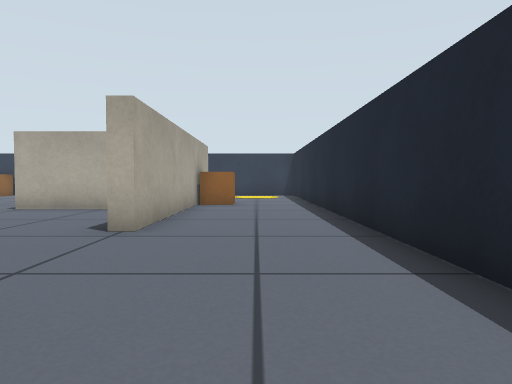
[1] (above)

24 first-person views from a walk through a world built for the Gazebo simulator. The camera is 0.39 m above the floor, tilts 2° down and sees 70° across. The floor is counted in squares, 0.5 m on a side. Each view is taken from the middle of a square. On the plan, view 1 faces up. The plan holds only what a view shows up to about 11 squares ahead; the rest is blank.

[2]
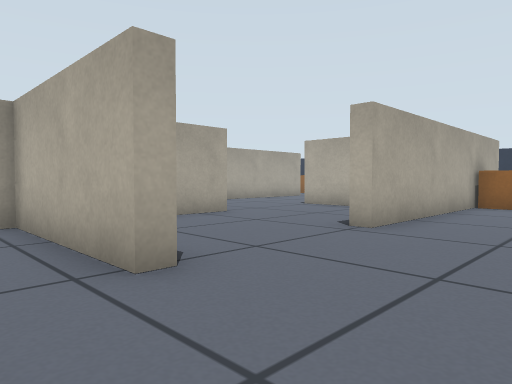

[3]
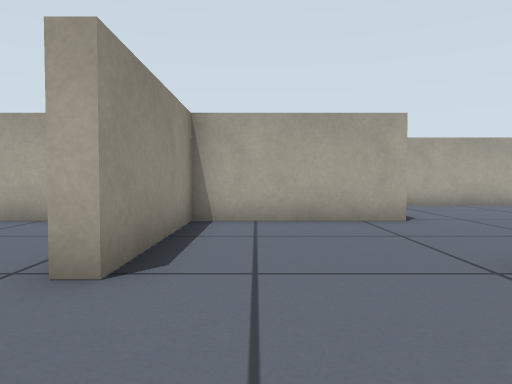

[4]
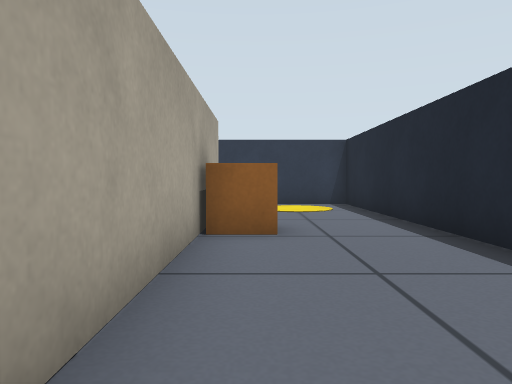

[5]
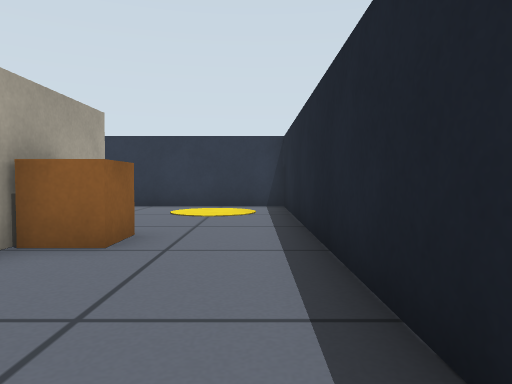

[6]
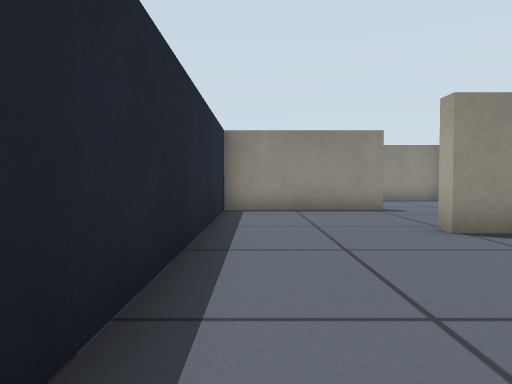

[7]
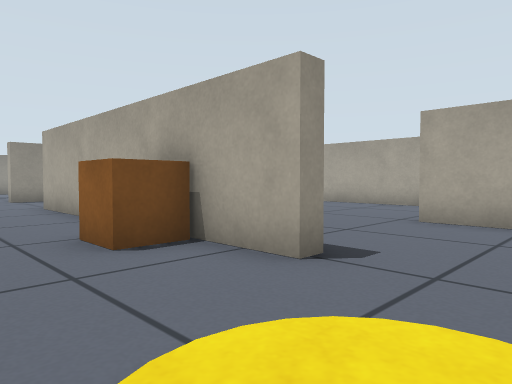

[8]
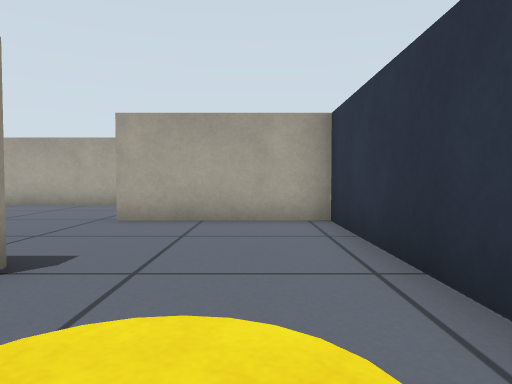

[9]
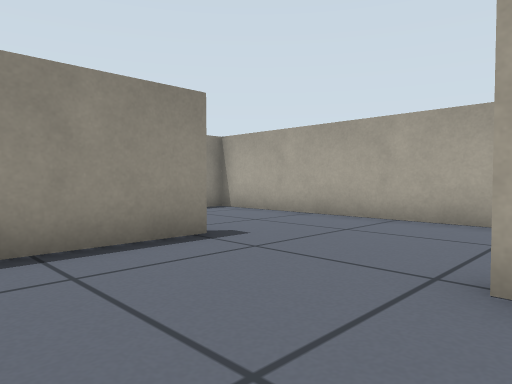

[10]
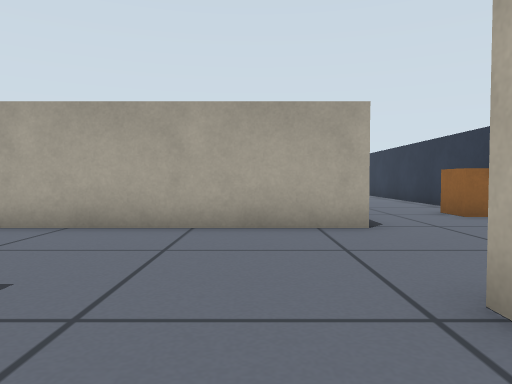

[11]
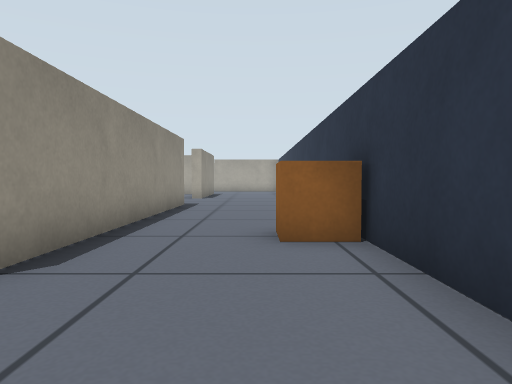

[12]
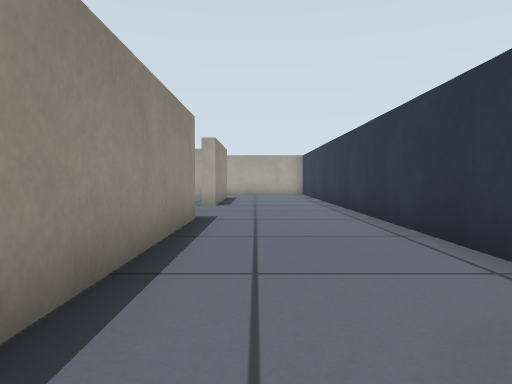

[13]
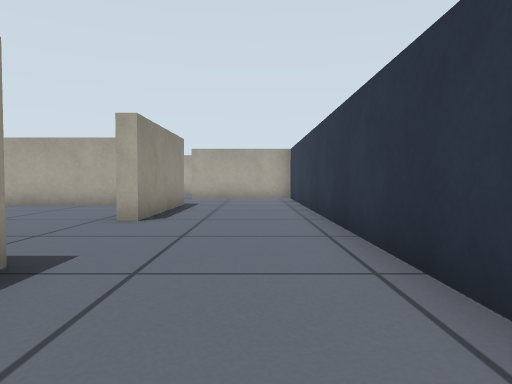

[14]
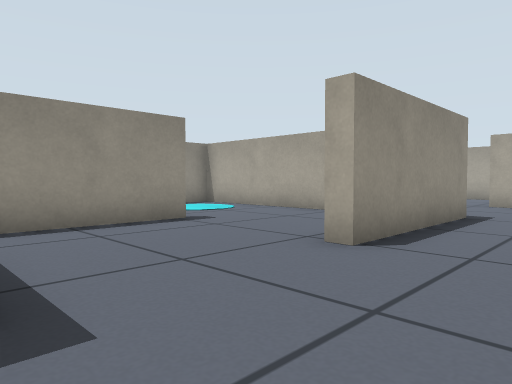

[15]
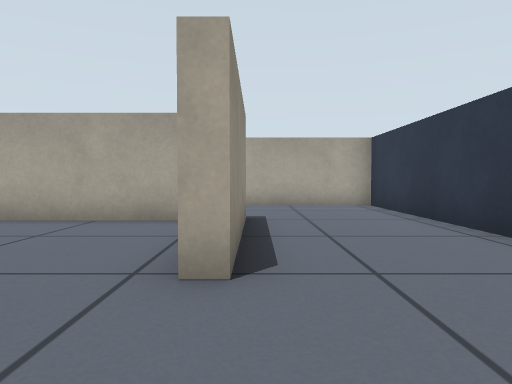

[16]
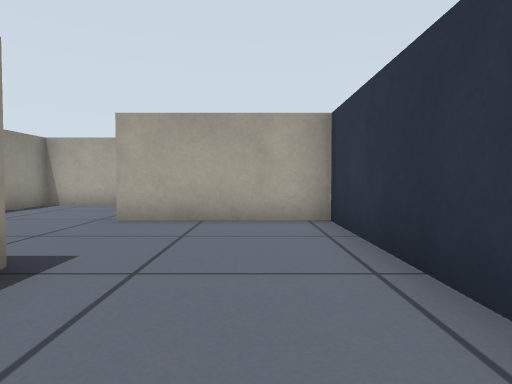

[17]
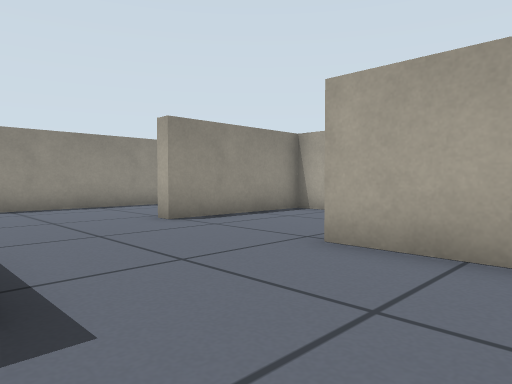

[18]
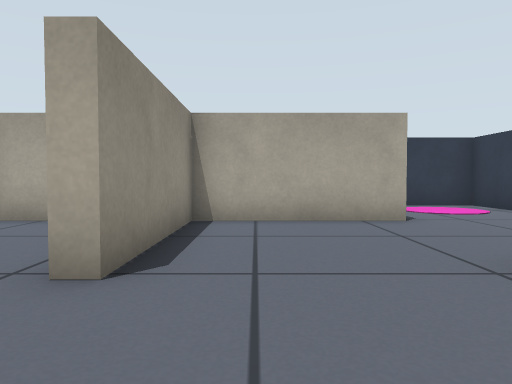

[19]
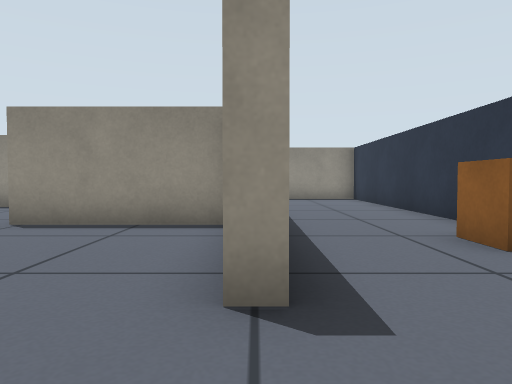

[20]
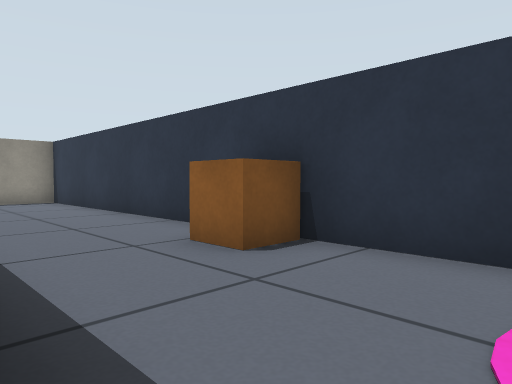

[21]
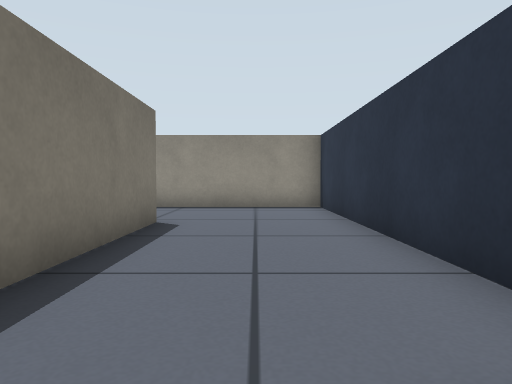

[22]
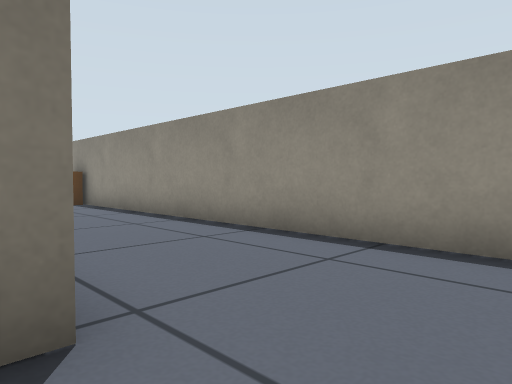

[23]
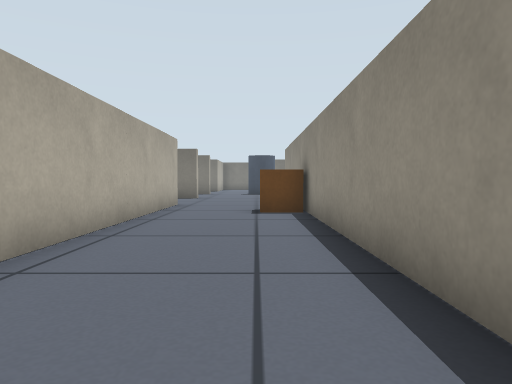

[24]
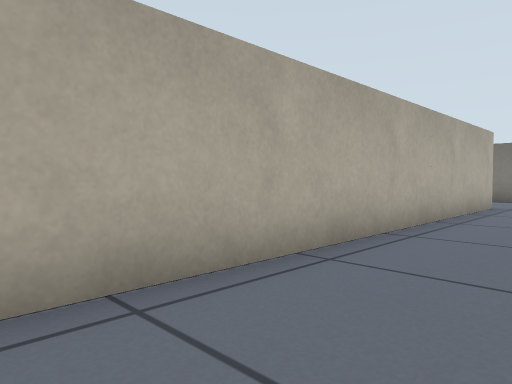

### Floor plan
Points are (right, up) in squares from view 1. A wall is a line through its corners. A room is listed if a view was taken in it or the views show most of it. See-through windows are left out.
Room 1 (views 1, 2, 3, 4, 5, 6, 7, 8, 9, 10, 11)
walls: (-3.8, 9.4) (-6.2, 9.4); (-5.8, 5.9) (-5.8, 1.8) (-1.8, 1.8) (-1.8, 1.4); (-6.2, 9.8) (-3.6, 9.8); (-2.2, 13.8) (-1.8, 13.8) (-1.8, 5.4) (-2.2, 5.4); (-9.8, 13.8) (-9.8, 5.8) (-9.2, 5.8); (-2.2, -2.2) (1.8, -2.2) (1.8, 17.4) (-5.8, 17.4) (-5.8, 13.4)
ways out: opening at (-9.5, 15.5) to room 2; opening at (-2, -0.5)
objects: crate (-1, 11) to (-1, 12)
Room 2 (views 12, 13, 14, 15, 16, 17, 18, 19, 20, 21, 22, 23, 24)
walls: (-26.2, 13.8) (-21.8, 13.8) (-21.8, 13.4); (-22.2, 9.8) (-19, 9.8); (-31.5, 5.8) (-26.8, 5.8); (-34.2, 13.8) (-33.8, 13.8) (-33.8, 9.8) (-29.8, 9.8) (-29.8, 9.4); (-33.8, 7.1) (-33.8, 6.1); (-34.2, 5.4) (-34.2, 9.5); (-21.8, 5.4) (-32.6, 5.4); (-18.2, 13.8) (-9.8, 13.8); (-36.1, 17.4) (-37.8, 17.4) (-37.8, 1.8) (-22, 1.8); (-8.9, 17.4) (-29.8, 17.4) (-29.8, 13.4)
ways out: opening at (-9.5, 15.5) to room 1; opening at (-22, 3.5); opening at (-22, 11.5)
objects: crate (-37, 11) to (-37, 12); crate (-24, 2) to (-24, 3); crate (-12, 16) to (-12, 17)

Positions as (right, up) in squares from view 1, and headings:
1: (0, 0), facing up
2: (1, 0), facing up-left
3: (1, 3), facing left
4: (-1, 6), facing up
5: (1, 7), facing up
6: (1, 7), facing down
7: (1, 16), facing down-left
8: (1, 16), facing left
9: (-3, 14), facing down-left
10: (-4, 12), facing left
11: (-7, 16), facing left
12: (-11, 15), facing left
13: (-15, 16), facing left
14: (-18, 16), facing down-left
15: (-19, 14), facing left
16: (-23, 16), facing left
17: (-26, 16), facing down-left
18: (-27, 11), facing left
19: (-34, 16), facing down
20: (-34, 15), facing down-left
21: (-36, 12), facing down
22: (-36, 6), facing down-right
23: (-33, 3), facing right
24: (-33, 3), facing up-right
